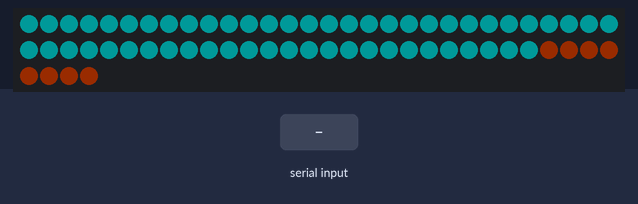
Simulated run of this sketch. Board: Arduino Uno, built with avr-gcc and run on an emulated ATmega328P. Shown: 64 RGB LEDs in strip order, left to right, continuing on the next row. Inputs (shaded band) come from the test bench. Dim RGB values are drawn brighter than linear.

Above: at 1.2 s.
1.3 s: "p" received over Serial
Timing chart, 0 to 4.3 s (numbered marks = the images above; inputs shaded):
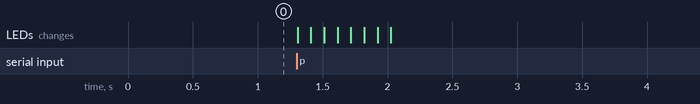

The sketch:

Jumping_ball_matrix.ino
```cpp
#include <Adafruit_NeoPixel.h>
int pixel;

Adafruit_NeoPixel matrix(64, 6);

void setup() {
  Serial.begin(9600);
  matrix.begin();

  matrix.setBrightness(25);
  for(int i = 0; i < 64; i++)//empty
  {
    matrix.setPixelColor(i, matrix.Color(0, 255, 255));
  }
  for(int i = 56; i < 64; i++)
  {
    matrix.setPixelColor(i, matrix.Color(255, 75, 0));
  }
}
void loop() {
  // put your main code here, to run repeatedly:
 if(Serial.available())
 {
  for(int i = 0; i < 64; i++)//empty
  {
    matrix.setPixelColor(i, matrix.Color(0, 255, 255));
  }
  for(int i = 56; i < 64; i++)
  {
    matrix.setPixelColor(i, matrix.Color(255, 75, 0));
  }
      pixel = 43;
      matrix.setPixelColor(pixel, matrix.Color(255, 255, 255));
      matrix.setPixelColor(pixel + 1, matrix.Color(255, 255, 255));
      matrix.setPixelColor(pixel + 8, matrix.Color(255, 255, 255));
      matrix.setPixelColor(pixel + 9, matrix.Color(255, 255, 255));
  char Char = Serial.read();
  if(Char == 'p')
  {
    pixel = 43;
    for(int i = 0; i < 4; i++)
    {
      pixel -= 8;
      matrix.setPixelColor(pixel, matrix.Color(255, 255, 255));
      matrix.setPixelColor(pixel + 1, matrix.Color(255, 255, 255));
      matrix.setPixelColor(pixel + 8, matrix.Color(255, 255, 255));
      matrix.setPixelColor(pixel + 9, matrix.Color(255, 255, 255));
      matrix.setPixelColor(pixel + 16, matrix.Color(0, 255, 255));
      matrix.setPixelColor(pixel + 17, matrix.Color(0, 255, 255));
      matrix.show();
      delay(100);
    }
    for(int i = 0; i < 4; i++)
    {
      pixel += 8;
      matrix.setPixelColor(pixel, matrix.Color(255, 255, 255));
      matrix.setPixelColor(pixel + 1, matrix.Color(255, 255, 255));
      matrix.setPixelColor(pixel + 8, matrix.Color(255, 255, 255));
      matrix.setPixelColor(pixel + 9, matrix.Color(255, 255, 255));
      matrix.setPixelColor(pixel - 8, matrix.Color(0, 255, 255));
      matrix.setPixelColor(pixel - 7, matrix.Color(0, 255, 255));
      matrix.show();
      delay(100);
    }
    matrix.show();
  }


 }
  matrix.show();
}
```
